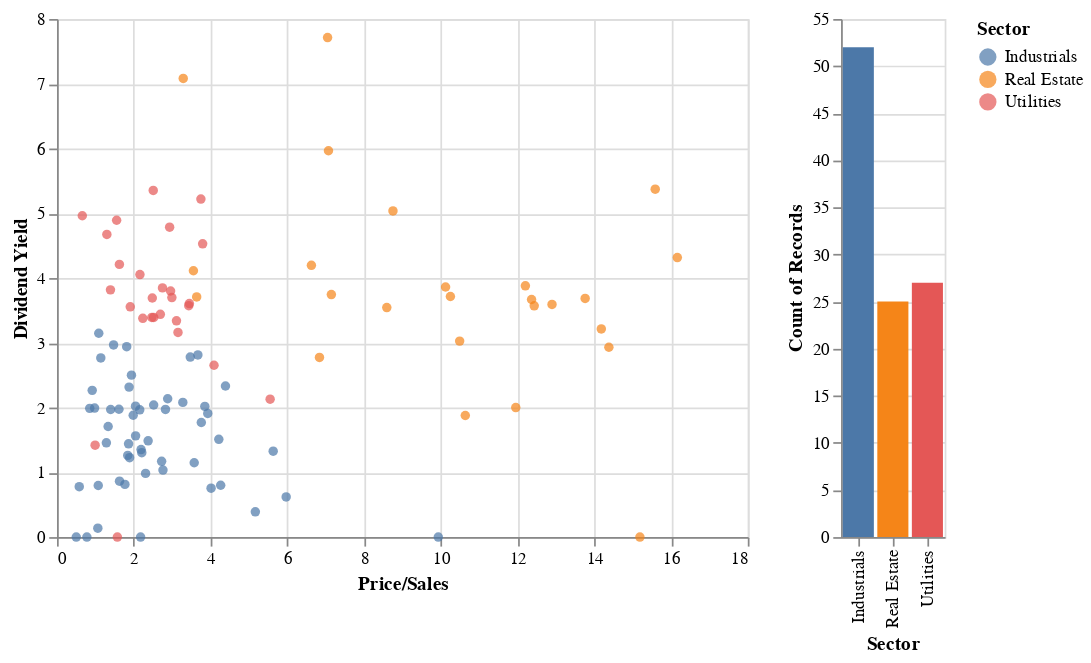

Notebook code for this chart:
### Code cell
brush = alt.selection_interval(encodings=["x","y"])

i1 = alt.Chart(df2).mark_circle().encode(
    x="Price/Sales",
    y="Dividend Yield",
    color=alt.condition(brush, "Sector:N", alt.value("green"))
).add_selection(brush) 

i2 = alt.Chart(df2).mark_bar().encode(
    x="Sector:N",
    y=alt.Y("count()", scale=alt.Scale(domain=[0,55])),
    color="Sector:N"
).transform_filter(brush)

alt.hconcat(i1,i2)
